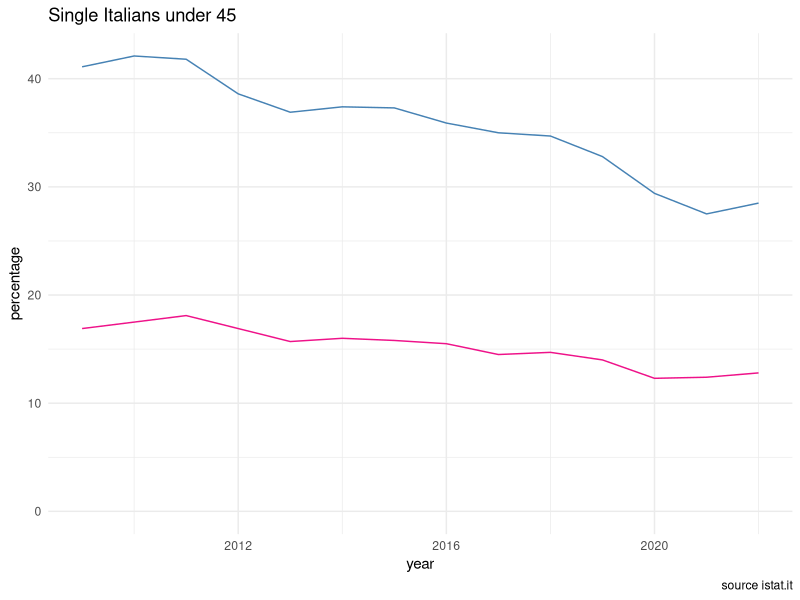

Here is the R script that generated this plot:
# Luca Comba

library(tidyverse)

# import data
# dal sito dell'istat: http://dati.istat.it/Index.aspx?lang=it&SubSessionId=29b35657-22db-4614-910e-315e563c88a8
# Dati estratti il 18 Mar 2023
data <- read_csv("./single/DCCV_AVQ_FAMIGLIE_18032023212423487.csv")

data <- data %>%
  select('Tipo dato', 'TIPO_DATO_AVQ', 'MISURA_AVQ', 'Misura', 'TIME', 'Value') %>%
  filter(MISURA_AVQ == "HSC_S") %>%
  select(-MISURA_AVQ) %>%
  rename(type = 'TIPO_DATO_AVQ', age = 'Tipo dato', value = 'Value', year = 'TIME')

# print(n = 40, unique(data[,"type"]))

data <- data %>%
  filter(type == 'SING_L45_F' | type == 'SING_L45_M')

#data <- data %>%
#  mutate(typeDescription = recode(type, SING_UNM_45 = 'unmerried',
#                       SING_SDM_45 = '',
#                       SING_MF_WI = '',
#                       SING_GE65_MF = '',
#                       SING_M_WI = '',
#                       SING_UNF_GE65 = '',
#                       SING_GE65_M = '',
#                       SING_WIM_45 = '',
#                       SING_45_64_M = '',
#                       SING_SDM_GE65 = '',
#                       SING_M_SP = '',
#                       SING_WIM_GE65 = '',
#                       SING_F_UNM = '',
#                       SING_UNF_45_64 = '',
#                       SING_SDF_45_64 = '',
#                       SING_WIF_45_64 = '',
#                       SING_L45_F = '',
#                       SING_SDF_45 = '',
#                       SING_M_UNM = '',
#                       SING_F_WI = '',
#                       SING_UNF_45 = '',
#                       SING_L45_M = '',
#                       SING_GE65_F = '',
#                       SING_45_64_MF = '',
#                       SING_WIF_45 = '',
#                       SING_UNM_GE65 = '',
#                       SING_MF_SP = '',
#                       SING_SDF_GE65 = '',
#                       SING_WIF_GE65 = '',
#                       SING_MF_UNM = '',
#                       SING_45_64_F = '',
#                       SING_F_SP = '',
#                       SING_L45_MF = '',
#                       SING_WIM_45_64 = '',
#                       SING_UNM_45_64 = '',
#                       SING_SDM_45_64 = ''))

maleData <- data %>%
  filter(type == 'SING_L45_M')

femaleData <- data %>%
  filter(type == 'SING_L45_F')

# Creating ggplot
g <- ggplot() + 
  geom_line(maleData, mapping = aes(y = value, x = year), color="steelblue") +
  geom_line(femaleData, mapping = aes(y = value, x = year), color="deeppink2") +
  expand_limits(y = 0) +
  ggtitle("Single Italians under 45") +
  ylab("percentage") + xlab("year") +
  theme_minimal() +
  labs(caption = "source istat.it", )
  
# plot
g
